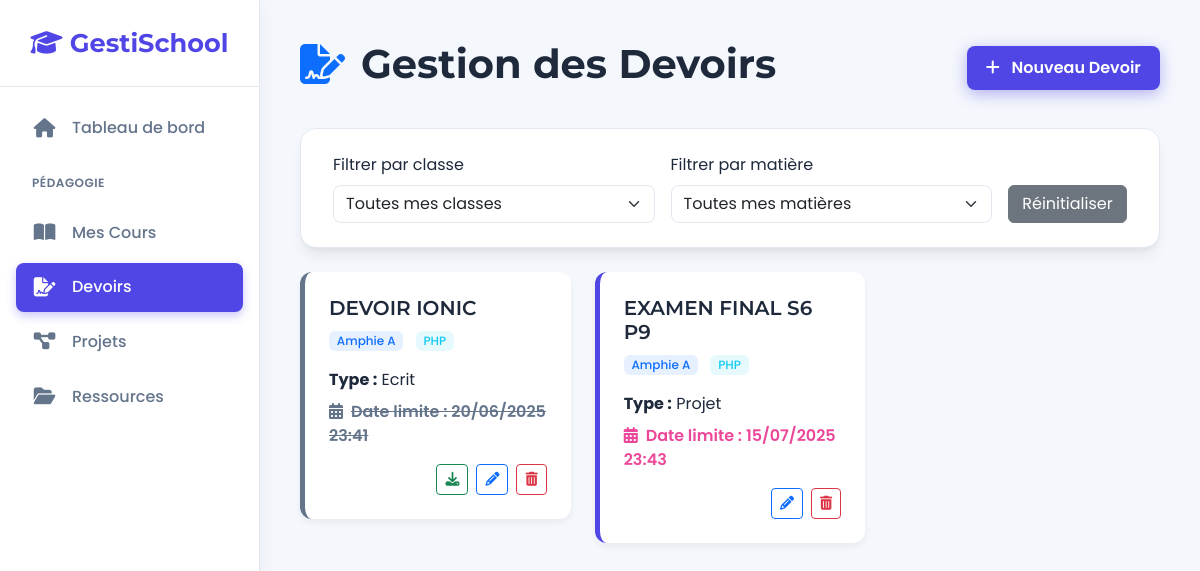
The page /enseignant/pedagogie/devoirs.php (signed in) on the database its author committed.
### tables this page shows
CREATE TABLE IF NOT EXISTS `devoirs` (
  `id` int NOT NULL AUTO_INCREMENT,
  `titre` varchar(255) DEFAULT NULL,
  `matiere_id` int DEFAULT NULL,
  `classe_id` int DEFAULT NULL,
  `enseignant_id` int DEFAULT NULL,
  `fichier_path` varchar(255) DEFAULT NULL,
  `type` enum('ecrit','oral','projet') DEFAULT 'ecrit',
  `date_limite` datetime DEFAULT NULL,
  `annee_id` int DEFAULT NULL,
  `rendu` tinyint(1) DEFAULT '0',
  PRIMARY KEY (`id`),
  KEY `matiere_id` (`matiere_id`),
  KEY `classe_id` (`classe_id`),
  KEY `enseignant_id` (`enseignant_id`),
  KEY `annee_id` (`annee_id`)
);

CREATE TABLE IF NOT EXISTS `classes` (
  `id` int NOT NULL AUTO_INCREMENT,
  `nom` varchar(50) DEFAULT NULL,
  `niveau` varchar(50) DEFAULT NULL,
  `cycle_id` int DEFAULT NULL,
  `annee_id` int DEFAULT NULL,
  `responsable_id` int DEFAULT NULL,
  `capacite_max` int DEFAULT '30',
  PRIMARY KEY (`id`),
  KEY `cycle_id` (`cycle_id`),
  KEY `annee_id` (`annee_id`),
  KEY `responsable_id` (`responsable_id`)
);

CREATE TABLE IF NOT EXISTS `matieres` (
  `id` int NOT NULL AUTO_INCREMENT,
  `code` varchar(20) DEFAULT NULL,
  `nom` varchar(100) DEFAULT NULL,
  `coefficient` int DEFAULT '1',
  `heures_annuelles` int DEFAULT '60',
  `cycle_id` int DEFAULT NULL,
  PRIMARY KEY (`id`),
  UNIQUE KEY `code` (`code`),
  KEY `cycle_id` (`cycle_id`)
);

### enseignant/pedagogie/devoirs.php (the view, shortened to what this page needs)
<?php
require_once '../../config/db.php';
$enseignant_id = $_SESSION['user_id'];
$annee_en_cours_id = $pdo->query("SELECT id FROM annees_scolaires WHERE statut = 'en_cours' LIMIT 1")->fetchColumn();
try {
    $sql_devoirs = "SELECT d.*, cl.nom as classe_nom, m.nom as matiere_nom FROM devoirs d JOIN classes cl ON d.classe_id = cl.id JOIN matieres m ON d.matiere_id = m.id WHERE d.enseignant_id = ? AND d.annee_id = ? ";
    $params = [$enseignant_id, $annee_en_cours_id];
    $sql_devoirs .= " ORDER BY d.date_limite ASC";
    $stmt_devoirs = $pdo->prepare($sql_devoirs);
    $stmt_devoirs->execute($params);
    $devoirs = $stmt_devoirs->fetchAll();
} catch (PDOException $e) {
    $error_db = "Erreur : " . $e->getMessage();
    $devoirs = $affectations = $classes_enseignant = $matieres_enseignant = [];
}
?>
<!DOCTYPE html>
<html lang="fr">
<head>
    <link href="https://cdn.jsdelivr.net/npm/bootstrap@5.3.3/dist/css/bootstrap.min.css" rel="stylesheet">
    <link rel="stylesheet" href="https://cdnjs.cloudflare.com/ajax/libs/font-awesome/6.5.2/css/all.min.css">
</head>
<body>
<div class="page-wrapper">
    <aside id="sidebar">
        <div class="sidebar-header"><a href="../dashboard.php" class="logo"><i class="fas fa-graduation-cap"></i> GestiSchool</a></div>
        <nav class="sidebar-nav">
            <ul class="nav flex-column">
                <li class="nav-item"><a class="nav-link" href="../dashboard.php"><i class="fas fa-home"></i> Tableau de bord</a></li>
                <li class="nav-category">Pédagogie</li>
                <li class="nav-item"><a class="nav-link" href="cours.php"><i class="fas fa-book-open"></i> Mes Cours</a></li>
                <li class="nav-item"><a class="nav-link active" href="devoirs.php"><i class="fas fa-file-signature"></i> Devoirs</a></li>
                <li class="nav-item"><a class="nav-link" href="projets.php"><i class="fas fa-project-diagram"></i> Projets</a></li>
                <li class="nav-item"><a class="nav-link" href="ressources.php"><i class="fas fa-folder-open"></i> Ressources</a></li>
            </ul>
        </nav>
    </aside>
    <main id="main-content">
        <header class="main-header">
            <h1 class="d-flex align-items-center"><i class="fas fa-file-signature me-3 text-primary"></i> Gestion des Devoirs</h1>
            <button class="btn btn-primary-glow" data-bs-toggle="modal" data-bs-target="#devoirModal" id="add-devoir-btn"><i class="fas fa-plus me-2"></i> Nouveau Devoir</button>
        </header>
        <div class="content-card mb-4">
            <form method="GET" action="devoirs.php" class="row g-3">
                <div class="col-md-5"><label class="form-label">Filtrer par classe</label><select class="form-select" name="classe_id" onchange="this.form.submit()"><option value="">Toutes mes classes</option></select></div>
                <div class="col-md-5"><label class="form-label">Filtrer par matière</label><select class="form-select" name="matiere_id" onchange="this.form.submit()"><option value="">Toutes mes matières</option></select></div>
                <div class="col-md-2 d-flex align-items-end"><a href="devoirs.php" class="btn btn-secondary w-100">Réinitialiser</a></div>
            </form>
        </div>
        <div class="row g-4">
            <?php if (empty($devoirs)): ?>
                <div class="col-12"><p class="text-center text-muted mt-5">Aucun devoir trouvé pour cette sélection.</p></div>
            <?php else: ?>
                <?php foreach ($devoirs as $d):
                    $date_limite = new DateTime($d['date_limite']);
                    $is_expired = $date_limite < new DateTime();
                ?>
                <div class="col-md-6 col-lg-4">
                    <div class="devoir-card <?= $is_expired ? 'expired' : '' ?>">
                        <h5><?= htmlspecialchars($d['titre']) ?></h5>
                        <div class="mb-3">
                            <span class="badge bg-primary bg-opacity-10 text-primary me-2"><?= htmlspecialchars($d['classe_nom']) ?></span>
                            <span class="badge bg-info bg-opacity-10 text-info"><?= htmlspecialchars($d['matiere_nom']) ?></span>
                        </div>
                        <p class="mb-2"><strong>Type :</strong> <?= ucfirst($d['type']) ?></p>
                        <p class="date-limite <?= $is_expired ? 'expired' : '' ?>"><i class="fas fa-calendar-alt me-2"></i>Date limite : <?= $date_limite->format('d/m/Y H:i') ?></p>
                        <div class="d-flex justify-content-end gap-2 mt-3">
                             <?php if ($d['fichier_path']): ?><a href="../../<?= htmlspecialchars($d['fichier_path']) ?>" class="btn btn-sm btn-outline-success" target="_blank" title="Télécharger l'énoncé"><i class="fas fa-download"></i></a><?php endif; ?>
                            <button class="btn btn-sm btn-outline-primary edit-btn" data-bs-toggle="modal" data-bs-target="#devoirModal" data-devoir='<?= json_encode($d) ?>'><i class="fas fa-pencil-alt"></i></button>
                            <button class="btn btn-sm btn-outline-danger delete-btn" data-id="<?= $d['id'] ?>"><i class="fas fa-trash-alt"></i></button>
                        </div>
                    </div>
                </div>
                <?php endforeach; ?>
            <?php endif; ?>
        </div>
    </main>
</div>
</body>
</html>

### enseignant/pedagogie/devoirs.php (style rules this page uses)
:root { --bg-main: #f4f7fc; --sidebar-bg: #ffffff; --card-bg: #ffffff; --primary: #4f46e5; --secondary: #64748b; --accent: #ec4899; --text-dark: #1e293b; --text-light: #64748b; --border-color: #e2e8f0; --font-body: 'Poppins', sans-serif; --font-title: 'Montserrat', sans-serif; }
body { font-family: var(--font-body); background-color: var(--bg-main); color: var(--text-dark); }
.page-wrapper { display: flex; min-height: 100vh; }
#sidebar { width: 260px; position: fixed; top: 0; left: 0; height: 100vh; z-index: 1000; background: var(--sidebar-bg); border-right: 1px solid var(--border-color); box-shadow: 0 4px 20px rgba(0,0,0,0.05); display: flex; flex-direction: column; transition: all 0.3s ease; }
.sidebar-header { padding: 1.5rem; text-align: center; border-bottom: 1px solid var(--border-color); }
.sidebar-header .logo { font-family: var(--font-title); font-size: 1.6rem; color: var(--primary); font-weight: 700; text-decoration: none; }
.sidebar-nav { padding: 1rem; flex-grow: 1; overflow-y: auto; }
.nav-category { font-size: 0.75rem; color: var(--text-light); text-transform: uppercase; padding: 1rem; font-weight: 600; letter-spacing: 0.5px; }
.nav-link { display: flex; align-items: center; padding: 0.8rem 1rem; color: var(--secondary); text-decoration: none; border-radius: 8px; margin-bottom: 5px; font-weight: 500; transition: all 0.3s ease; }
.nav-link i { width: 25px; margin-right: 15px; text-align: center; font-size: 1.2rem; transition: all 0.3s ease; }
.nav-link.active { background: var(--primary); color: #fff; box-shadow: 0 4px 10px rgba(79, 70, 229, 0.3); }
#main-content { margin-left: 260px; width: calc(100% - 260px); padding: 2.5rem; }
.main-header { display: flex; justify-content: space-between; align-items: center; margin-bottom: 2rem; }
.main-header h1 { font-family: var(--font-title); font-weight: 700; }
.content-card { background: var(--card-bg); border: 1px solid var(--border-color); border-radius: 16px; padding: 1.5rem 2rem; box-shadow: 0 10px 15px -3px rgba(0,0,0,0.07), 0 4px 6px -2px rgba(0,0,0,0.05); animation: fadeIn 0.6s ease-out forwards; }
.btn-primary-glow { background-color: var(--primary); color: #fff; border: none; border-radius: 8px; padding: 0.6rem 1.2rem; font-weight: 600; transition: all 0.3s ease; box-shadow: 0 4px 15px rgba(79, 70, 229, 0.4); }
.form-control, .form-select { border-radius: 8px; border-color: var(--border-color); }
.devoir-card { background: var(--card-bg); border-left: 5px solid var(--primary); border-radius: 12px; padding: 1.5rem; transition: all 0.3s ease; box-shadow: 0 4px 6px rgba(0,0,0,0.05); }
.devoir-card.expired { border-left-color: var(--secondary); }
.devoir-card h5 { font-family: var(--font-title); font-weight: 600; }
.devoir-card .badge { font-weight: 500; }
.date-limite { font-weight: 600; color: var(--accent); }
.date-limite.expired { color: var(--text-light); text-decoration: line-through; }

### rows shown on the page
devoirs: titre "DEVOIR IONIC", classe.nom "Amphie A", matiere.nom "PHP", type "Ecrit", date_limite "20/06/2025 23:41"
devoirs: titre "EXAMEN FINAL S6 P9", classe.nom "Amphie A", matiere.nom "PHP", type "Projet", date_limite "15/07/2025 23:43"
